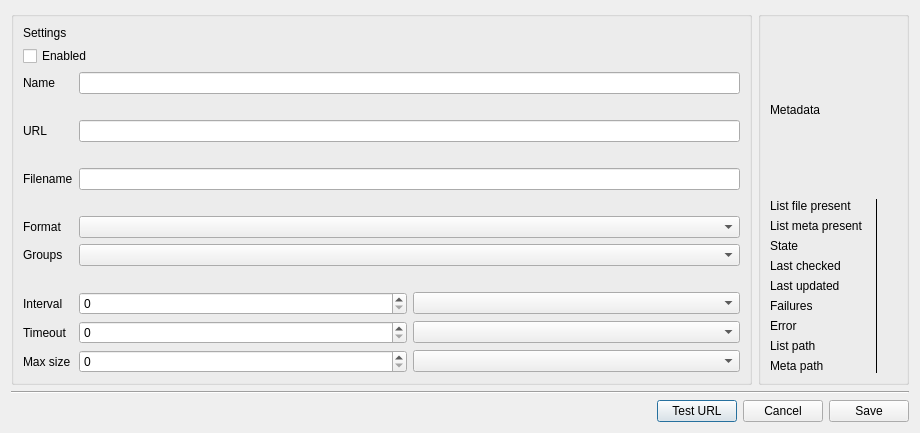
<?xml version="1.0" encoding="UTF-8"?>
<ui version="4.0">
 <class>SubscriptionDialog</class>
 <widget class="QDialog" name="SubscriptionDialog">
  <property name="geometry">
   <rect>
    <x>0</x>
    <y>0</y>
    <width>920</width>
    <height>420</height>
   </rect>
  </property>
  <property name="windowTitle">
   <string>Subscription</string>
  </property>
  <layout class="QVBoxLayout" name="rootLayout">
   <item>
    <layout class="QHBoxLayout" name="bodyLayout">
     <item>
      <widget class="QGroupBox" name="settings_group">
       <property name="title">
        <string/>
       </property>
       <property name="flat">
        <bool>true</bool>
       </property>
       <layout class="QVBoxLayout" name="settings_group_layout">
        <item>
         <widget class="QFrame" name="settings_section_bar">
          <layout class="QHBoxLayout" name="settingsSectionBarLayout">
           <property name="leftMargin">
            <number>0</number>
           </property>
           <property name="topMargin">
            <number>0</number>
           </property>
           <property name="rightMargin">
            <number>0</number>
           </property>
           <property name="bottomMargin">
            <number>0</number>
           </property>
           <item>
            <widget class="QLabel" name="settings_section_label">
             <property name="text">
              <string>Settings</string>
             </property>
            </widget>
           </item>
          </layout>
         </widget>
        </item>
        <item>
         <layout class="QFormLayout" name="settings_form">
          <item row="0" column="0" colspan="2">
         <widget class="QCheckBox" name="enabled_check">
          <property name="text">
           <string>Enabled</string>
          </property>
         </widget>
          </item>
          <item row="1" column="0">
         <widget class="QLabel" name="name_label">
          <property name="text">
           <string>Name</string>
          </property>
         </widget>
          </item>
          <item row="1" column="1">
         <widget class="QLineEdit" name="name_edit"/>
          </item>
          <item row="2" column="1">
         <widget class="QLabel" name="name_error_label">
          <property name="text">
           <string/>
          </property>
         </widget>
          </item>
          <item row="3" column="0">
         <widget class="QLabel" name="url_label">
          <property name="text">
           <string>URL</string>
          </property>
        </widget>
          </item>
          <item row="3" column="1">
         <widget class="QLineEdit" name="url_edit"/>
          </item>
          <item row="4" column="1">
         <widget class="QLabel" name="url_error_label">
          <property name="text">
           <string/>
          </property>
         </widget>
          </item>
          <item row="5" column="0">
         <widget class="QLabel" name="filename_label">
          <property name="text">
           <string>Filename</string>
          </property>
        </widget>
          </item>
          <item row="5" column="1">
         <widget class="QLineEdit" name="filename_edit"/>
          </item>
          <item row="6" column="1">
         <widget class="QLabel" name="filename_error_label">
          <property name="text">
           <string/>
          </property>
         </widget>
          </item>
          <item row="7" column="0">
         <widget class="QLabel" name="format_label">
          <property name="text">
           <string>Format</string>
          </property>
         </widget>
          </item>
          <item row="7" column="1">
         <widget class="QComboBox" name="format_combo"/>
          </item>
          <item row="8" column="0">
         <widget class="QLabel" name="groups_label">
          <property name="text">
           <string>Groups</string>
          </property>
         </widget>
          </item>
          <item row="8" column="1">
         <widget class="QComboBox" name="group_combo"/>
          </item>
          <item row="9" column="1">
         <widget class="QLabel" name="group_error_label">
          <property name="text">
           <string/>
          </property>
         </widget>
          </item>
          <item row="10" column="0">
         <widget class="QLabel" name="interval_label">
          <property name="text">
           <string>Interval</string>
          </property>
         </widget>
          </item>
          <item row="10" column="1">
         <layout class="QHBoxLayout" name="interval_layout">
          <item>
           <widget class="QSpinBox" name="interval_spin"/>
          </item>
          <item>
           <widget class="QComboBox" name="interval_units"/>
          </item>
         </layout>
          </item>
          <item row="11" column="0">
         <widget class="QLabel" name="timeout_label">
          <property name="text">
           <string>Timeout</string>
          </property>
         </widget>
          </item>
          <item row="11" column="1">
         <layout class="QHBoxLayout" name="timeout_layout">
          <item>
           <widget class="QSpinBox" name="timeout_spin"/>
          </item>
          <item>
           <widget class="QComboBox" name="timeout_units"/>
          </item>
         </layout>
          </item>
          <item row="12" column="0">
         <widget class="QLabel" name="max_size_label">
          <property name="text">
           <string>Max size</string>
          </property>
         </widget>
          </item>
          <item row="12" column="1">
         <layout class="QHBoxLayout" name="max_size_layout">
          <item>
           <widget class="QSpinBox" name="max_size_spin"/>
          </item>
          <item>
           <widget class="QComboBox" name="max_size_units"/>
          </item>
         </layout>
          </item>
         </layout>
        </item>
       </layout>
      </widget>
     </item>
     <item>
      <widget class="QGroupBox" name="meta_group">
       <property name="title">
        <string/>
       </property>
       <property name="flat">
        <bool>true</bool>
       </property>
       <layout class="QVBoxLayout" name="meta_group_layout">
        <item>
         <widget class="QFrame" name="meta_section_bar">
          <layout class="QHBoxLayout" name="metaSectionBarLayout">
           <property name="leftMargin">
            <number>0</number>
           </property>
           <property name="topMargin">
            <number>0</number>
           </property>
           <property name="rightMargin">
            <number>0</number>
           </property>
           <property name="bottomMargin">
            <number>0</number>
           </property>
           <item>
            <widget class="QLabel" name="meta_section_label">
             <property name="text">
              <string>Metadata</string>
             </property>
            </widget>
           </item>
          </layout>
         </widget>
        </item>
        <item>
       <layout class="QGridLayout" name="meta_grid">
        <property name="horizontalSpacing">
         <number>12</number>
        </property>
        <item row="0" column="0">
         <widget class="QLabel" name="meta_file_present_label">
          <property name="text">
           <string>List file present</string>
          </property>
         </widget>
        </item>
        <item row="0" column="1" rowspan="9">
         <widget class="QFrame" name="meta_separator">
          <property name="frameShape">
           <enum>QFrame::VLine</enum>
          </property>
          <property name="frameShadow">
           <enum>QFrame::Plain</enum>
          </property>
         </widget>
        </item>
        <item row="0" column="2">
         <widget class="QLabel" name="meta_file_present">
          <property name="text">
           <string/>
          </property>
         </widget>
        </item>
        <item row="1" column="0">
         <widget class="QLabel" name="meta_meta_present_label">
          <property name="text">
           <string>List meta present</string>
          </property>
         </widget>
        </item>
        <item row="1" column="2">
         <widget class="QLabel" name="meta_meta_present">
          <property name="text">
           <string/>
          </property>
         </widget>
        </item>
        <item row="2" column="0">
         <widget class="QLabel" name="meta_state_label">
          <property name="text">
           <string>State</string>
          </property>
         </widget>
        </item>
        <item row="2" column="2">
         <widget class="QLabel" name="meta_state">
          <property name="text">
           <string/>
          </property>
         </widget>
        </item>
        <item row="3" column="0">
         <widget class="QLabel" name="meta_last_checked_label">
          <property name="text">
           <string>Last checked</string>
          </property>
         </widget>
        </item>
        <item row="3" column="2">
         <widget class="QLabel" name="meta_last_checked">
          <property name="text">
           <string/>
          </property>
         </widget>
        </item>
        <item row="4" column="0">
         <widget class="QLabel" name="meta_last_updated_label">
          <property name="text">
           <string>Last updated</string>
          </property>
         </widget>
        </item>
        <item row="4" column="2">
         <widget class="QLabel" name="meta_last_updated">
          <property name="text">
           <string/>
          </property>
         </widget>
        </item>
        <item row="5" column="0">
         <widget class="QLabel" name="meta_failures_label">
          <property name="text">
           <string>Failures</string>
          </property>
         </widget>
        </item>
        <item row="5" column="2">
         <widget class="QLabel" name="meta_failures">
          <property name="text">
           <string/>
          </property>
         </widget>
        </item>
        <item row="6" column="0">
         <widget class="QLabel" name="meta_error_label">
          <property name="text">
           <string>Error</string>
          </property>
         </widget>
        </item>
        <item row="6" column="2">
         <widget class="QLabel" name="meta_error">
          <property name="text">
           <string/>
          </property>
         </widget>
        </item>
        <item row="7" column="0">
         <widget class="QLabel" name="meta_list_path_label">
          <property name="text">
           <string>List path</string>
          </property>
         </widget>
        </item>
        <item row="7" column="2">
         <widget class="QLabel" name="meta_list_path">
          <property name="text">
           <string/>
          </property>
          <property name="wordWrap">
           <bool>true</bool>
          </property>
         </widget>
        </item>
        <item row="8" column="0">
         <widget class="QLabel" name="meta_meta_path_label">
          <property name="text">
           <string>Meta path</string>
          </property>
         </widget>
        </item>
        <item row="8" column="2">
         <widget class="QLabel" name="meta_meta_path">
          <property name="text">
           <string/>
          </property>
          <property name="wordWrap">
           <bool>true</bool>
          </property>
         </widget>
        </item>
       </layout>
        </item>
       </layout>
      </widget>
     </item>
    </layout>
   </item>
   <item>
    <widget class="Line" name="footer_separator_line">
     <property name="orientation">
      <enum>Qt::Horizontal</enum>
     </property>
    </widget>
   </item>
   <item>
    <layout class="QHBoxLayout" name="buttons_layout">
     <item>
      <widget class="QLabel" name="error_label">
       <property name="text">
        <string/>
       </property>
      </widget>
     </item>
     <item>
      <spacer name="buttons_spacer">
       <property name="orientation">
        <enum>Qt::Horizontal</enum>
       </property>
       <property name="sizeHint" stdset="0">
        <size>
         <width>40</width>
         <height>20</height>
        </size>
       </property>
      </spacer>
     </item>
     <item>
      <widget class="QPushButton" name="test_url_button">
       <property name="text">
        <string>Test URL</string>
       </property>
      </widget>
     </item>
     <item>
      <widget class="QPushButton" name="cancel_button">
       <property name="text">
        <string>Cancel</string>
       </property>
      </widget>
     </item>
     <item>
      <widget class="QPushButton" name="add_button">
       <property name="text">
        <string>Save</string>
       </property>
      </widget>
     </item>
    </layout>
   </item>
  </layout>
 </widget>
 <resources/>
 <connections/>
</ui>
